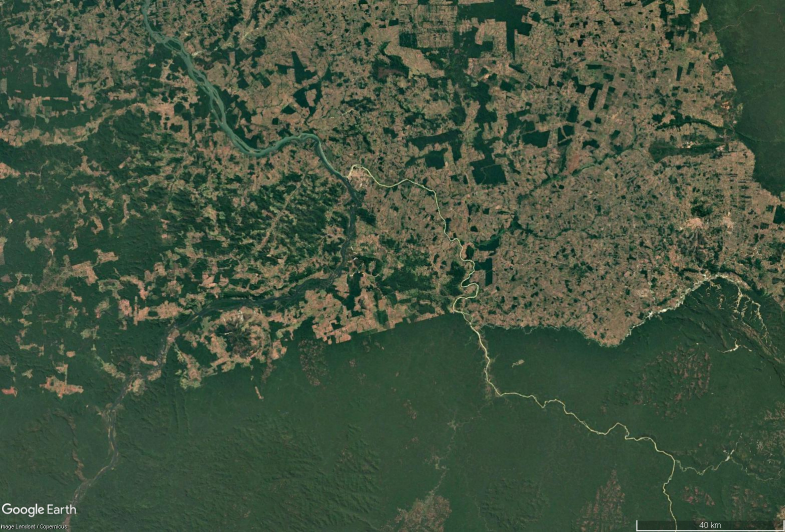
%> input picture Datasets/Brazilian Rainforest/12_2020.jpg, 1570 x 1064 px (shown at 1/2 size)
$ octave City_Land_Detection.m   (GNU Octave 9; MATLAB toolbox functions it lacks are replaced by stand-ins)
%> lines starting %> are read from the running program, lines starting %| are printed output that depends on the picture; in (x1, y1, x2, y2) boxes, pixels count from 0 and x2, y2 are one past the last pixel; in counts of white or black regions, pixels touching at a corner belong together; the program's own positions count from 1
imgPaths = {
    "C:\Users\julia\OneDrive\Dokumente\1_TUM\Computer Vision\Challenge\CV_Challenge\Datasets\Brazilian Rainforest\12_2020.jpg"
    "C:\Users\julia\OneDrive\Dokumente\1_TUM\Computer Vision\Challenge\CV_Challenge\Datasets\Brazilian Rainforest\12_1985.jpg"
    "C:\Users\julia\OneDrive\Dokumente\1_TUM\Computer Vision\Challenge\CV_Challenge\Datasets\Brazilian Rainforest\12_2010.jpg"
    "C:\Users\julia\OneDrive\Dokumente\1_TUM\Computer Vision\Challenge\CV_Challenge\Datasets\Brazilian Rainforest\12_1995.jpg"
    "C:\Users\julia\OneDrive\Dokumente\1_TUM\Computer Vision\Challenge\CV_Challenge\Datasets\Columbia Glacier\12_2000.jpg"
    "C:\Users\julia\OneDrive\Dokumente\1_TUM\Computer Vision\Challenge\CV_Challenge\Datasets\Columbia Glacier\12_2002.jpg"
    "C:\Users\julia\OneDrive\Dokumente\1_TUM\Computer Vision\Challenge\CV_Challenge\Datasets\Columbia Glacier\12_2004.jpg"
    "C:\Users\julia\OneDrive\Dokumente\1_TUM\Computer Vision\Challenge\CV_Challenge\Datasets\Columbia Glacier\12_2014.jpg"
    "C:\Users\julia\OneDrive\Dokumente\1_TUM\Computer Vision\Challenge\CV_Challenge\Datasets\Dubai\12_1990.jpg"
    "C:\Users\julia\OneDrive\Dokumente\1_TUM\Computer Vision\Challenge\CV_Challenge\Datasets\Dubai\12_1995.jpg"
    "C:\Users\julia\OneDrive\Dokumente\1_TUM\Computer Vision\Challenge\CV_Challenge\Datasets\Dubai\12_2000.jpg"
    "C:\Users\julia\OneDrive\Dokumente\1_TUM\Computer Vision\Challenge\CV_Challenge\Datasets\Dubai\12_2003.jpg"
    "C:\Users\julia\OneDrive\Dokumente\1_TUM\Computer Vision\Challenge\CV_Challenge\Datasets\Dubai\12_2005.jpg"
    "C:\Users\julia\OneDrive\Dokumente\1_TUM\Computer Vision\Challenge\CV_Challenge\Datasets\Dubai\12_2010.jpg"
    "C:\Users\julia\OneDrive\Dokumente\1_TUM\Computer Vision\Challenge\CV_Challenge\Datasets\Dubai\12_2015.jpg"
    "C:\Users\julia\OneDrive\Dokumente\1_TUM\Computer Vision\Challenge\CV_Challenge\Datasets\Dubai\12_2020.jpg"
    "C:\Users\julia\OneDrive\Dokumente\1_TUM\Computer Vision\Challenge\CV_Challenge\Datasets\Frauenkirche\2012_08.jpg"
    "C:\Users\julia\OneDrive\Dokumente\1_TUM\Computer Vision\Challenge\CV_Challenge\Datasets\Kuwait\2_2017.jpg"
    "C:\Users\julia\OneDrive\Dokumente\1_TUM\Computer Vision\Challenge\CV_Challenge\Datasets\Wiesn\3_2020.jpg"
};

for i = 1:length(imgPaths)
    I = imread(imgPaths{i});
%> I is the input picture: size 1064x1570x3 uint8; mean R, G, B 67.7, 83.5, 63
% [4 lines not run here, left out]
function [labelMap] = detect_city_by_variation(I)
    % STEP 1: Preprocessing
    gray = rgb2gray(I);
    gray = im2double(gray);
%> gray: size 1064x1570 double
    stdMap = stdfilt(gray, true(15));
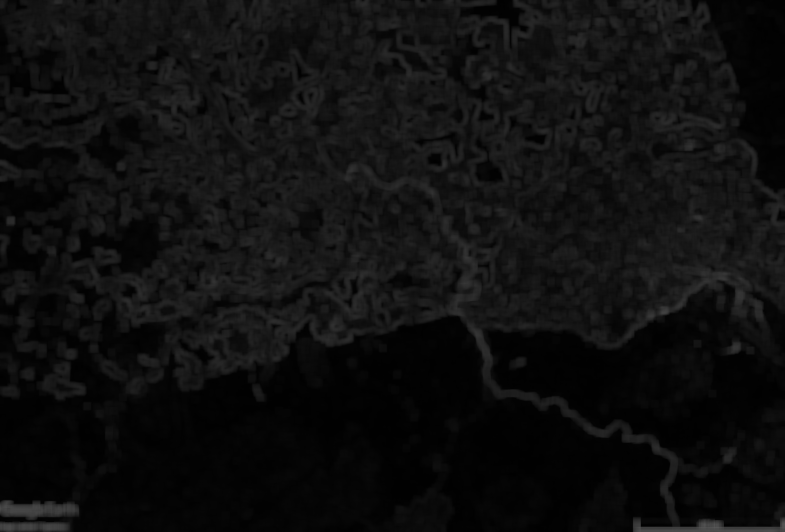
%> stdMap: size 1064x1570 double (shown at 1/2 size); min 0.00395, max 0.351, mean 0.0604
    stdMap = mat2gray(stdMap);
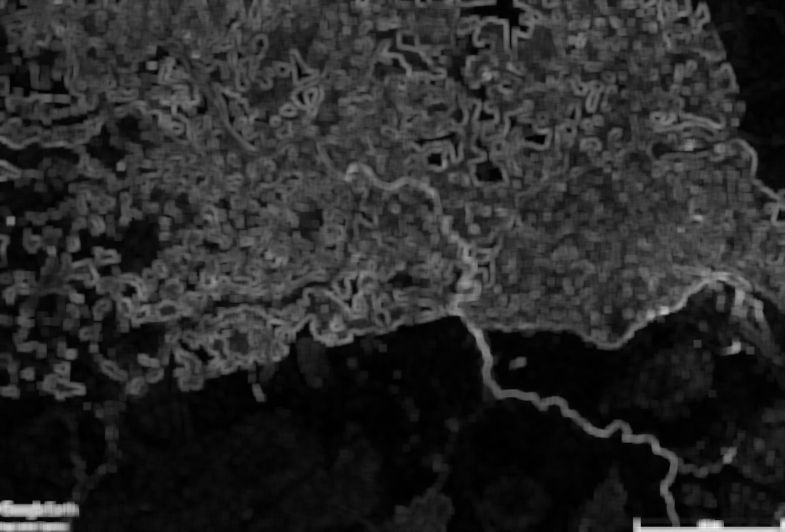
%> stdMap: size 1064x1570 double (shown at 1/2 size); min 0, max 1, mean 0.163
    baseMask = stdMap > 0.15;
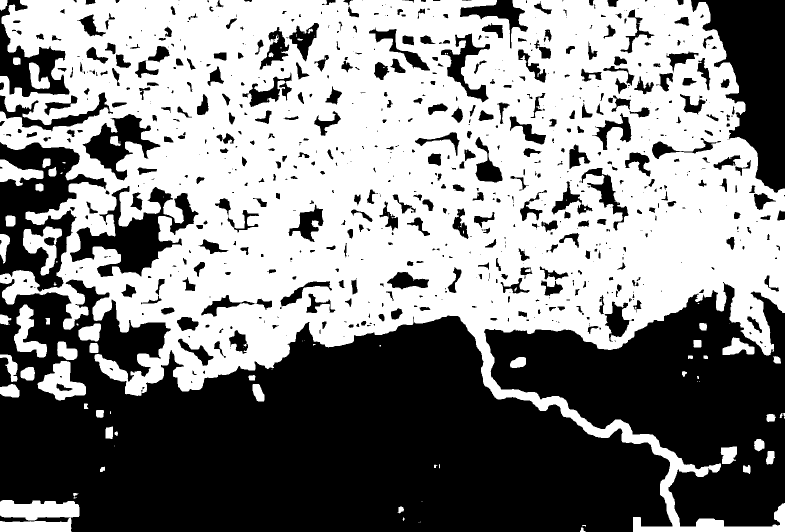
%> baseMask: size 1064x1570 logical (shown at 1/2 size); 52.5% white; 789 black regions (361 under 20 px), largest, box (x1, y1, x2, y2) and area: (0, 558, 1345, 1064) 433177, (968, 564, 1570, 1053) 145354, (1382, 0, 1570, 386) 38430

    % STEP 2: Clean and extract high-variation regions
    cityMask = bwareaopen(baseMask, 100);
%> cityMask: size 1064x1570 logical; 52.5% white; 788 black regions (360 under 20 px), largest, box (x1, y1, x2, y2) and area: (0, 558, 1345, 1064) 433642, (968, 564, 1570, 1053) 145646, (1382, 0, 1570, 386) 38430
    cityMask = imclose(cityMask, strel('disk', 5));
%> cityMask: size 1064x1570 logical; 55.3% white; 219 black regions (6 under 20 px), largest, box (x1, y1, x2, y2) and area: (0, 565, 1344, 1064) 418696, (969, 569, 1570, 1053) 144910, (1382, 0, 1570, 384) 38016
    cityMask = imfill(cityMask, 'holes');
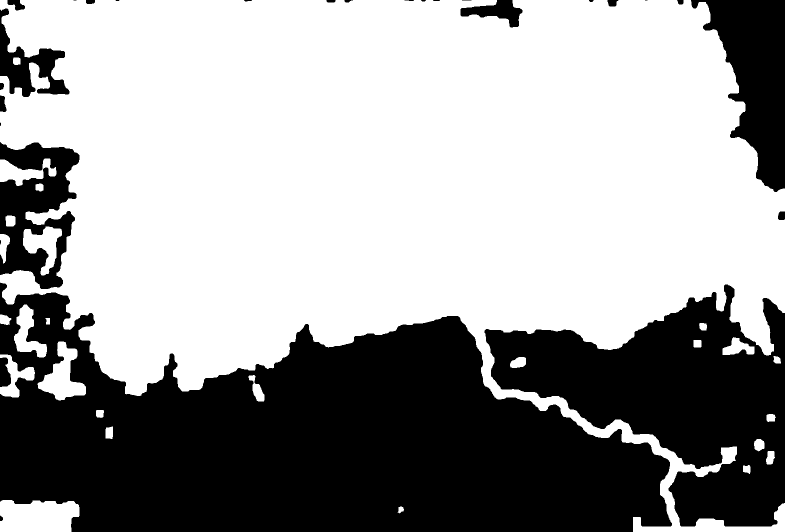
%> cityMask: size 1064x1570 logical (shown at 1/2 size); 61.5% white; 28 black regions (6 under 20 px), largest, box (x1, y1, x2, y2) and area: (0, 565, 1344, 1064) 418696, (969, 569, 1570, 1053) 144910, (1382, 0, 1570, 384) 38016

    CC = bwconncomp(cityMask);
%> CC = 26 connected components
    props = regionprops(CC, 'PixelIdxList', 'Area');
%> props = 26 regions; largest, Area: 993604, 8982, 5242, 3702, 3205
    minArea = 500;
    keepIdx = find([props.Area] >= minArea);
%> keepIdx = [1 2 3 5 6 9 10 12 16 18 21]
    filteredMask = ismember(labelmatrix(CC), keepIdx);
%> filteredMask: size 1064x1570 logical; 61.3% white; 28 black regions (6 under 20 px), largest, box (x1, y1, x2, y2) and area: (0, 565, 1344, 1064) 419829, (969, 569, 1570, 1053) 146780, (1382, 0, 1570, 384) 38016

    % STEP 3: HSV-based classification
    Ihsv = rgb2hsv(I);
%> Ihsv: size 1064x1570x3 double; mean H, S, V 0.299, 0.338, 0.335
    H = Ihsv(:,:,1); S = Ihsv(:,:,2); V = Ihsv(:,:,3);
%> after `H = Ihsv(:,:,1)`:
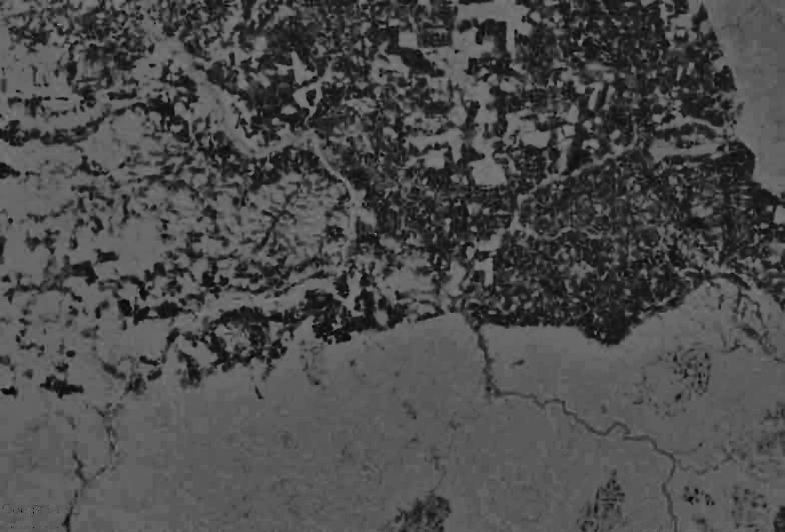
%> H: size 1064x1570 double (shown at 1/2 size); min 0, max 0.917, mean 0.299
%> after `S = Ihsv(:,:,2)`:
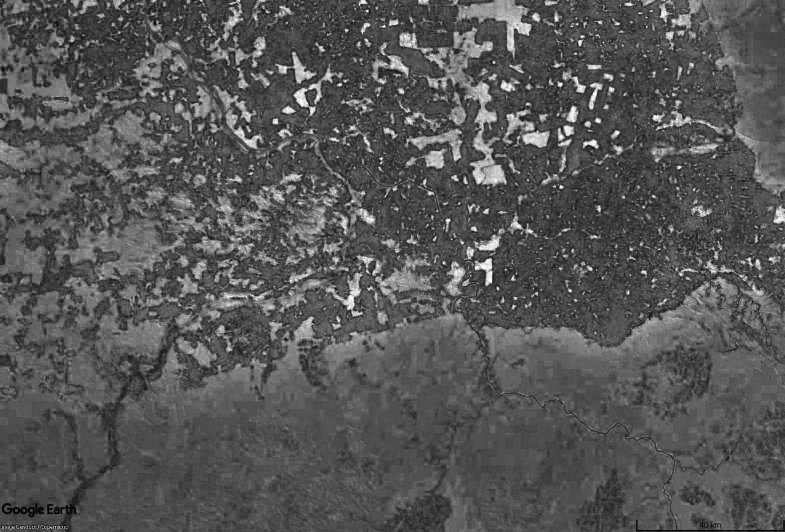
%> S: size 1064x1570 double (shown at 1/2 size); min 0, max 1, mean 0.338

    labelMap = zeros(size(filteredMask)); % 0 = background

    for i = 1:length(keepIdx)
        idx = keepIdx(i);
        pix = props(idx).PixelIdxList;

        h = H(pix); s = S(pix); v = V(pix);

        % Classify based on HSV and internal variation
        isRedRoof = (h < 0.05 | h > 0.95) & s > 0.3;
        isGrayish = s < 0.25 & v > 0.3 & v < 0.8;
        isTanLike = h > 0.05 & h < 0.15 & s > 0.2 & v > 0.4;
        greenish = h > 0.2 & h < 0.45 & s > 0.25;

        RedSum = sum(isRedRoof);
        RedRatio = sum(isRedRoof)/numel(pix);
        GrayRatio = sum(isGrayish) / numel(pix);
        TanRatio = sum(isTanLike) / numel(pix);
        GreenRatio = sum(greenish) / numel(pix);
        MeanSat = mean(s);
        MeanVal = mean(v);
        VarVal = std(double(v));

        % CLASSIFY
        if (RedSum > 28)
            label = 3; % City
        elseif GreenRatio > 0.42
            label = 3; %forest
        % [4 lines of commented-out code are left out]
        elseif TanRatio > 0.1 && GreenRatio < 0.4 && MeanVal > 0.5
            label = 3; % Land
        elseif MeanSat < 0.1 && VarVal < 0.02
            label = 0;
        else
            label = 4; % Unclassified but high-variation
        end


        labelMap(pix) = label;
    end
%> this loop made 11 passes
%> (idx, RedSum, RedRatio, GrayRatio, TanRatio, GreenRatio, MeanSat, MeanVal) on passes 1 to 11: (1, 245, 0.000247, 0.277, 0.212, 0.419, 0.341, 0.361), (2, 3, 0.00101, 0.248, 0.205, 0.492, 0.31, 0.373), (3, 0, 0, 0.364, 0.178, 0.366, 0.27, 0.393), (5, 102, 0.0414, 0.289, 0.0816, 0.523, 0.297, 0.359), (6, 1, 0.000111, 0.267, 0.00267, 0.515, 0.234, 0.391), (9, 0, 0, 0.311, 0.0895, 0.541, 0.29, 0.351), (10, 0, 0, 0.465, 0.0891, 0.402, 0.272, 0.357), (12, 28, 0.00534, 0.178, 0.306, 0.46, 0.316, 0.401), (16, 0, 0, 0.171, 0.0768, 0.739, 0.342, 0.332), (18, 0, 0, 0.222, 0.00727, 0.745, 0.326, 0.336), (21, 0, 0, 0.142, 0.00465, 0.803, 0.324, 0.319)
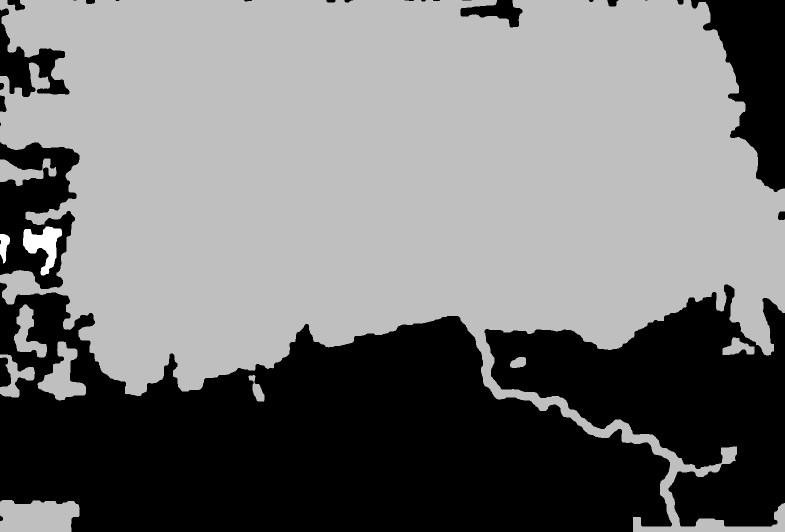
%> labelMap: size 1064x1570 double (shown at 1/2 size); min 0, max 4, mean 1.84; drawn with min black and max white
%> pass 2 of the loop `for i = 1:length(imgPaths)`:
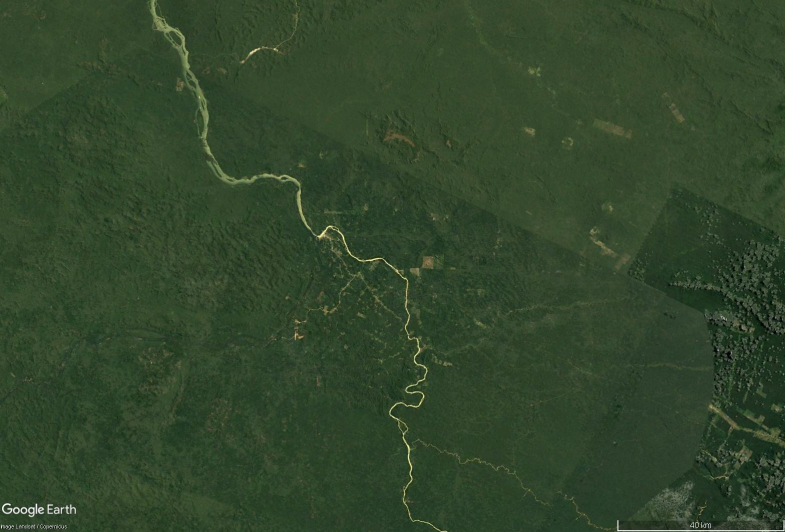
%> input picture Datasets/Brazilian Rainforest/12_1985.jpg, 1570 x 1064 px (shown at 1/2 size)
%> I is the input picture: size 1064x1570x3 uint8; mean R, G, B 50, 70.1, 43.6
%> baseMask: size 1064x1570 logical; 6.5% white; 59 white regions (18 under 20 px), largest, box (x1, y1, x2, y2) and area: (296, 0, 901, 1064) 36525, (1343, 484, 1570, 789) 27399, (1228, 799, 1570, 1064) 25057
%> CC = 23 connected components
%> props = 23 regions; largest, Area: 37251, 32371, 29131, 8214, 2167
%> keepIdx = [1 2 3 4 5 7 16 17 18 21]
%> filteredMask: size 1064x1570 logical; 6.8% white; 10 white regions, largest, box (x1, y1, x2, y2) and area: (296, 0, 901, 1064) 37251, (1343, 484, 1570, 789) 32371, (1228, 799, 1570, 1064) 29131
%> Ihsv: size 1064x1570x3 double; mean H, S, V 0.296, 0.384, 0.275
%> in detect_city_by_variation (call 2), `S = Ihsv(:,:,2)`:
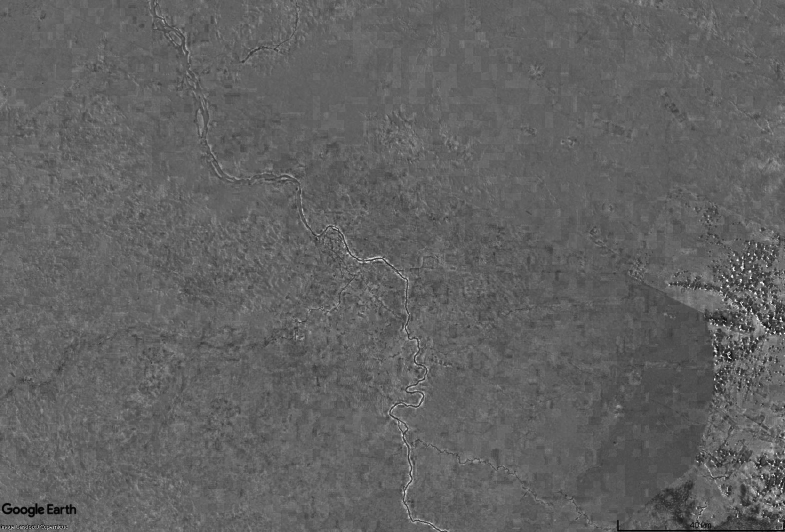
%> S: size 1064x1570 double (shown at 1/2 size); min 0, max 1, mean 0.384
%> the loop in detect_city_by_variation (call 2), `for i = 1:length(keepIdx)` made 10 passes
%> (idx, GrayRatio, TanRatio, GreenRatio, MeanSat, MeanVal, VarVal, label) on passes 1 to 8: (1, 0.118, 0, 0.729, 0.324, 0.36, 0.226, 3), (2, 0.0232, 0.00668, 0.882, 0.409, 0.356, 0.147, 3), (3, 0.0352, 0.00448, 0.796, 0.386, 0.355, 0.131, 3), (4, 0.0332, 0.075, 0.696, 0.396, 0.324, 0.111, 3), (5, 0.0208, 0.00969, 0.898, 0.411, 0.312, 0.083, 3), (7, 0, 0, 0.96, 0.413, 0.315, 0.0747, 3), (16, 0.163, 0.000858, 0.744, 0.346, 0.281, 0.143, 3), (17, 0.562, 0, 0.394, 0.251, 0.352, 0.0676, 4)
%> after the loop in detect_city_by_variation (call 2), `for i = 1:length(keepIdx)`:
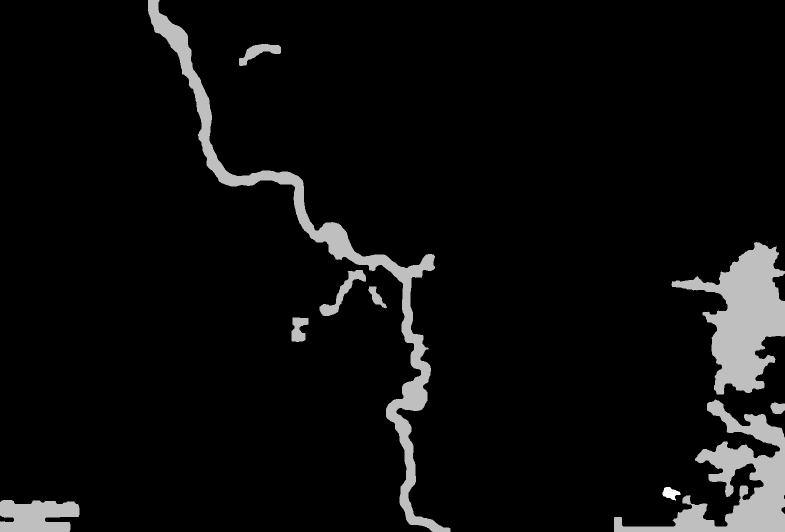
%> labelMap: size 1064x1570 double (shown at 1/2 size); min 0, max 4, mean 0.204; drawn with min black and max white
%> pass 3 of the loop `for i = 1:length(imgPaths)`:
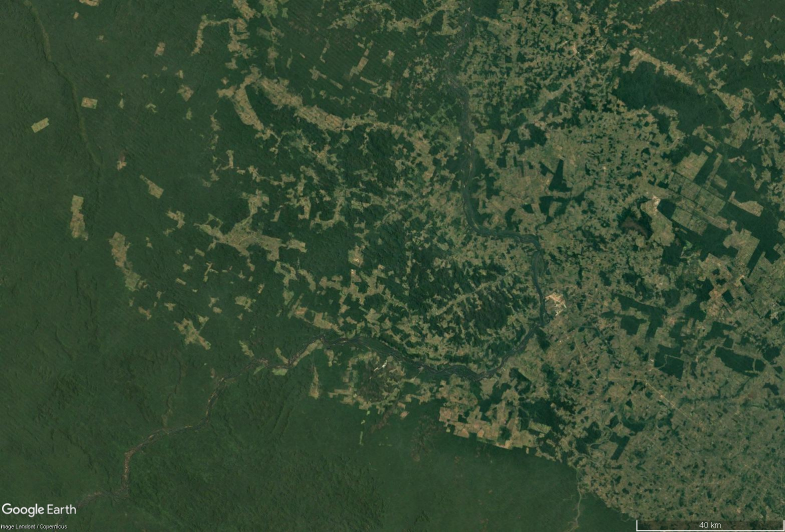
%> input picture Datasets/Brazilian Rainforest/12_2010.jpg, 1570 x 1064 px (shown at 1/2 size)
%> I is the input picture: size 1064x1570x3 uint8; mean R, G, B 55.1, 75.4, 51.5
%> in detect_city_by_variation (call 3), `baseMask = stdMap > 0.15;`:
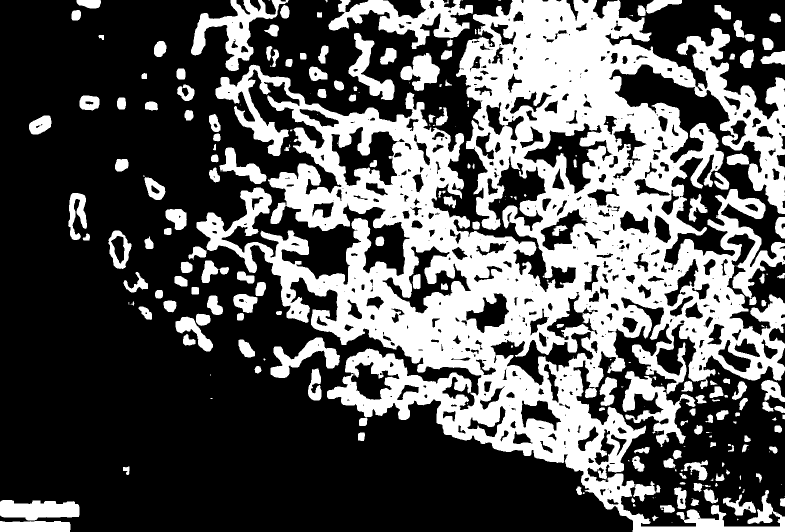
%> baseMask: size 1064x1570 logical (shown at 1/2 size); 35.3% white; 251 white regions (76 under 20 px), largest, box (x1, y1, x2, y2) and area: (393, 0, 1570, 1064) 480440, (657, 0, 946, 98) 11714, (382, 0, 577, 142) 8589
%> CC = 72 connected components
%> props = 72 regions; largest, Area: 748825, 9741, 8747, 4309, 4264
%> keepIdx = 34 values from 1 to 67
%> filteredMask: size 1064x1570 logical; 48.5% white; 34 white regions, largest, box (x1, y1, x2, y2) and area: (377, 0, 1570, 1064) 748825, (382, 0, 579, 142) 9741, (0, 1000, 159, 1064) 8747
%> Ihsv: size 1064x1570x3 double; mean H, S, V 0.312, 0.359, 0.296
%> in detect_city_by_variation (call 3), `S = Ihsv(:,:,2)`:
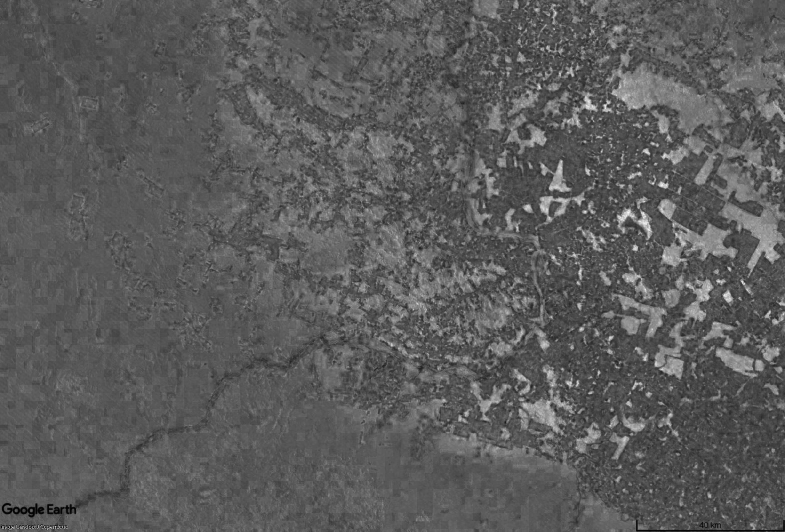
%> S: size 1064x1570 double (shown at 1/2 size); min 0, max 1, mean 0.359
%> the loop in detect_city_by_variation (call 3), `for i = 1:length(keepIdx)` made 34 passes
%> (idx, GrayRatio, TanRatio, GreenRatio, MeanSat, MeanVal, VarVal) on passes 1 to 8: (1, 0.115, 0, 0.716, 0.295, 0.363, 0.217), (2, 0.00329, 0.0263, 0.685, 0.364, 0.364, 0.101), (3, 0.00894, 0.046, 0.639, 0.363, 0.354, 0.0789), (5, 0.0238, 0.21, 0.526, 0.353, 0.365, 0.104), (6, 0, 0.142, 0.658, 0.367, 0.363, 0.0897), (7, 0.0156, 0.0725, 0.576, 0.346, 0.358, 0.0618), (8, 0.0616, 0.111, 0.62, 0.335, 0.339, 0.0837), (11, 0.0222, 0, 0.962, 0.357, 0.335, 0.0611)
%> the run ends on the next line

    % STEP 4: Plot result
    cmap = [
    1 1 1;         % 0 - Background (white)
    0 1 0;         % 1 - Forest (green)
    0 0 0;         % 2 - Unclassified (black)
    1 0 0;         % 3 - City (red)
    0.8 0.8 0.4    % 4 - Land (yellowish-green)
    ];

    labels = {'Background','Forest','Unclassified','City','Land'};

    figure('Name', 'City Detection: Label Map', 'Position', [100 100 1600 500]);
    subplot(1,4,1); imshow(I); title('Original Image');
    subplot(1,4,2); imshow(stdMap, []); title('Local Std Map');
    subplot(1,4,3); imshow(filteredMask); title('Filtered High-Variation Regions');

    subplot(1,4,4);
    imagesc(labelMap); axis image off;
    title('Classified: 0-W, 1-G, 2-B, 3-R');
    colormap(gca, cmap); caxis([0 4]);
    colorbar('Ticks', 0:4, 'TickLabels', labels);
end
